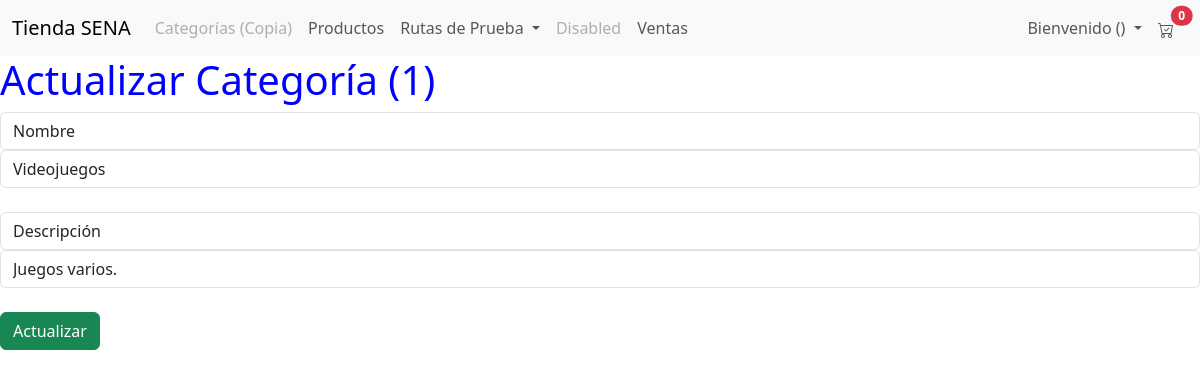
Screenshot of /tienda/categorias_formulario_editar/1 with the database file from the repository.
### tienda/models.py (models this page shows, shortened)
class Categoria(models.Model):
	nombre = models.CharField(max_length=254)
	descripcion = models.TextField()

### tienda/views.py (the view)
# urls.py: path("categorias_formulario_editar/<int:id>", views.categorias_formulario_editar, name="categorias_formulario_editar"),
def categorias_formulario_editar(request, id):
	q = Categoria.objects.get(pk=id)
	contexto = {"data": q}
	return render(request, "tienda/categorias/categorias_formulario_editar.html", contexto)

### tienda/templates/tienda/categorias/categorias_formulario_editar.html (shortened to what this page needs)
{% extends 'tienda/base.html' %}
{% load static %}
{% block contenedor %}
    <h1 class="titul">Actualizar Categoría ({{ data.id }})</h1>
    <form action="{% url 'categorias_actualizar' %}" method="post">
        <label class="form-control">Nombre</label>
        <input class="form-control" type="text" name="nombre" value="{{ data.nombre }}" /><br>
        <label class="form-control">Descripción</label>
        <input class="form-control" type="text" name="descripcion" value="{{ data.descripcion }}" /><br>
        <button type="submit" class="btn btn-success">Actualizar</button>
    </form>
{% endblock %}

### tienda/static/tienda/css/estilos.css (style rules this page uses)
.titul { color:blue; }

### rows the page displays
Categoria: id "1", nombre "Videojuegos", descripcion "Juegos varios."

### other values shown
{{ request.session.items|default:"0" }} "0"
